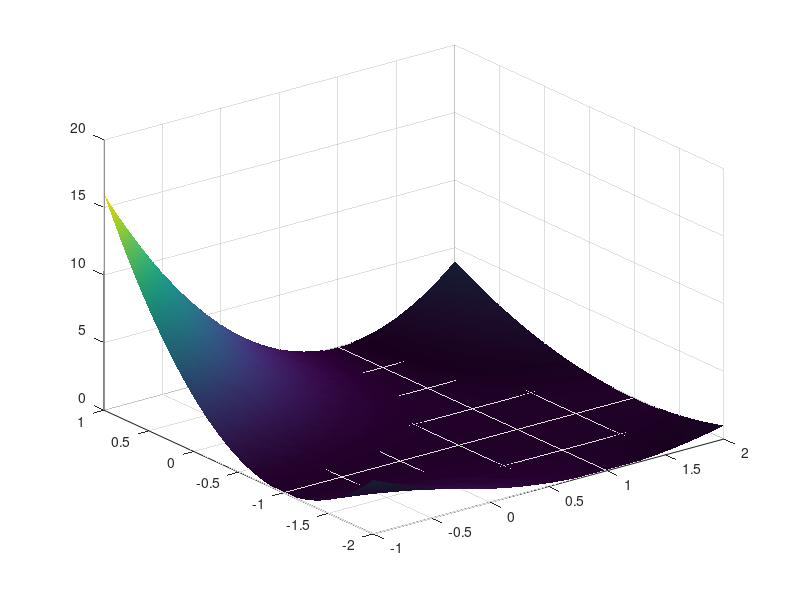

The MATLAB script that drew this image: (Note: this script raises an error after producing the figure.)
%% Uebungen zu Kapitel 5

%% 2. 2D-Funktion 
E = @(w) (w(1)-1).^2 .* (w(2)+1).^2; 

[X,Y] = meshgrid(linspace(-1, 2, 50), ...
   linspace(-2, 1, 50));
Z = zeros(numel(X), 1);
for n = 1:numel(X)
   Z(n) = E([X(n), Y(n)]);
end
Z = reshape(Z, size(X));
surf(X,Y,Z);
shading interp;  light, lighting gouraud, material dull
alpha(0.8)
hold on;
contour3(X,Y,Z, 20, 'k:');
contour(X,Y,Z, 20);
xlabel('w1'), ylabel('w2'), title('E(w1, w2)');
zlim([-1,4]);

%% Anfangspunkt des Gradientenabstiegs
w0 = [0;0];
plot3(w0(1), w0(2), E(w0), 'xg');
hold off; 

%% Anwenden Gradientenabstieg
eta = 0.3; 
nIts = 20; 
gradE = @(w) [2*(w(1)-1) .* (w(2)+1).^2; 
   2*(w(1)-1).^2 .* (w(2)+1)];
[wopt, track] = gaEinfach(gradE, eta, w0, nIts);
Evec = zeros(nIts, 1);
for n = 1:nIts
   Evec(n) = E(track(:,n));
end
hold on;
plot3(track(1,:), track(2,:), Evec, 'og');
hold off;